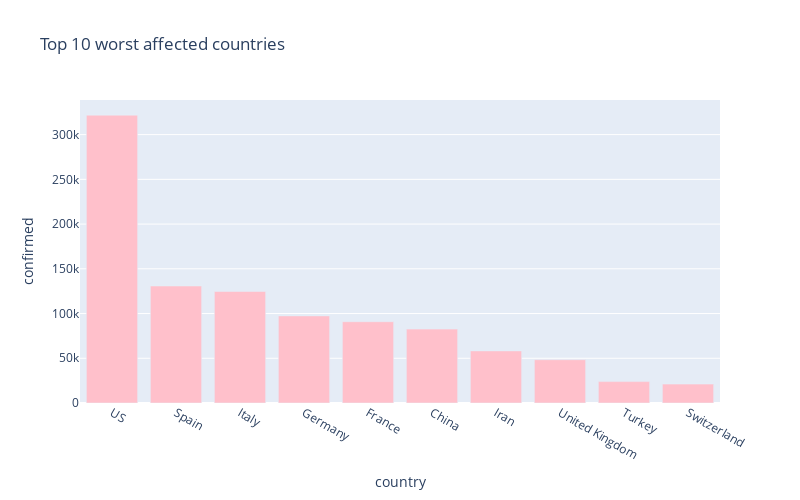

The code cell stored with this chart in its notebook:
### Markdown cell above
# 10 worst hit countries - Confirmed cases

### Code cell
px.bar(
    sorted_country_df.head(10),
    x = "country",
    y = "confirmed",
    title= "Top 10 worst affected countries", # the axis names
    color_discrete_sequence=["pink"], 
    height=500,
    width=800
)

### Figure 1 — Plotly figure (JSON) as saved in the notebook; plotly's stock layout.template omitted (floating-point values rounded to 4 significant figures)
{"data": [{"alignmentgroup": "True", "hoverlabel": {"namelength": 0}, "hovertemplate": "country=%{x}<br>confirmed=%{y}", "legendgroup": "", "marker": {"color": "pink"}, "name": "", "offsetgroup": "", "orientation": "v", "showlegend": false, "textposition": "auto", "type": "bar", "x": ["US", "Spain", "Italy", "Germany", "France", "China", "Iran", "United Kingdom", "Turkey", "Switzerland"], "xaxis": "x", "y": [321762, 130759, 124632, 97351, 90863, 82602, 58226, 48388, 23934, 21100], "yaxis": "y"}], "layout": {"barmode": "relative", "height": 500, "legend": {"tracegroupgap": 0}, "title": {"text": "Top 10 worst affected countries"}, "width": 800, "xaxis": {"anchor": "y", "domain": [0, 1], "title": {"text": "country"}}, "yaxis": {"anchor": "x", "domain": [0, 1], "title": {"text": "confirmed"}}}}
